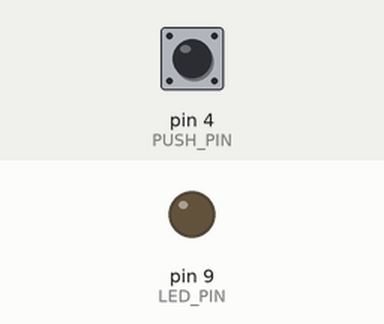
Bench run of a sketch on a simulated Arduino Uno, built with avr-gcc and run on an emulated ATmega328P. On the bench: output pins drawn as LEDs (lit = HIGH). The test bench sets the inputs (shaded band); at power-on: pin 4 (PUSH_PIN) HIGH.

Above: at 1.2 s.
1.3 s: pin 4 (PUSH_PIN) pulled LOW for 0.15 s
At 1.37 s:
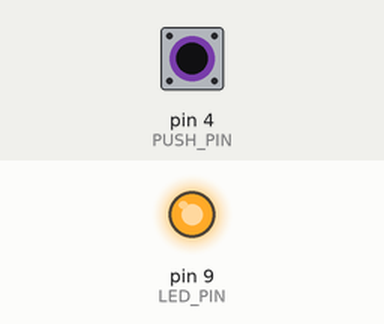
2.9 s: pin 4 (PUSH_PIN) pulled LOW for 3.2 s
At 7.4 s:
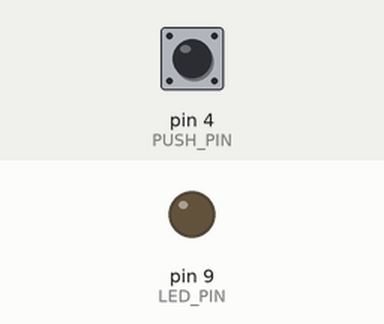
Timing chart, 0 to 8.9 s (numbered marks = the images above; inputs shaded):
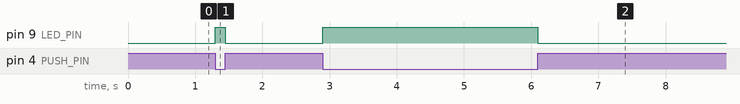

Measured:
- after the input at 1.3 s, pin 9 (LED_PIN): LOW → HIGH at once, → LOW 0.15 s later
- after the input at 2.9 s, pin 9 (LED_PIN): LOW → HIGH at once, → LOW 3.2 s later

The sketch:

digitalRead.ino
```cpp
#define PUSH_PIN 4              // ボタンが接続されているピン番号
#define LED_PIN  9              // LEDが接続されているピン番号

// 起動後に一度だけ実行される関数
void setup() {
  pinMode(PUSH_PIN, INPUT);     // ボタンが接続されている端子を入力に設定
  pinMode(LED_PIN, OUTPUT);     // LEDが接続されている端子を出力に設定
}

// ずっと繰り返される関数
void loop() {
  // ボタン入力がLOWのとき
  if(digitalRead(PUSH_PIN) == LOW){
    digitalWrite(LED_PIN, HIGH);
  }
  else{
    digitalWrite(LED_PIN, LOW);
  }
}
```
